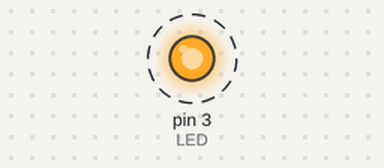
Simulated run of this sketch. Board: Arduino Uno, built with avr-gcc and run on an emulated ATmega328P. Parts: output pins drawn as LEDs (lit = HIGH). Dashed ring = blinking.

Above: at 0.2 s.
Timing chart, 0 to 3.0 s (numbered marks = the images above):
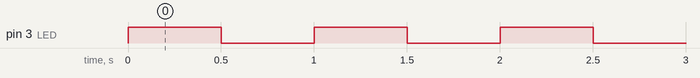

The sketch:

Endender_LED.ino
```cpp
int LED=3;  //Declaramos el pin 3.

void setup() {
  // put your setup code here, to run once:
  pinMode(LED, OUTPUT); //Declaramos el pint 3 como salida.
  digitalWrite(LED, LOW); //Inicializamos el LED a apagado
}

void loop() {
  // put your main code here, to run repeatedly:
  digitalWrite(LED, HIGH); //Cambiamos el LED a encendido.
  delay(500); //Declaramos un retardo en el LED para ver la intermitencia.
  digitalWrite(LED, LOW); //Cambiamos el LED a apagado.
  delay(500); //Declaramos un retardo en el LED para ver la intermitencia.

}
```

Measured:
- by itself, pin 3 (LED): alternates HIGH for 0.50 s and LOW for 0.50 s
